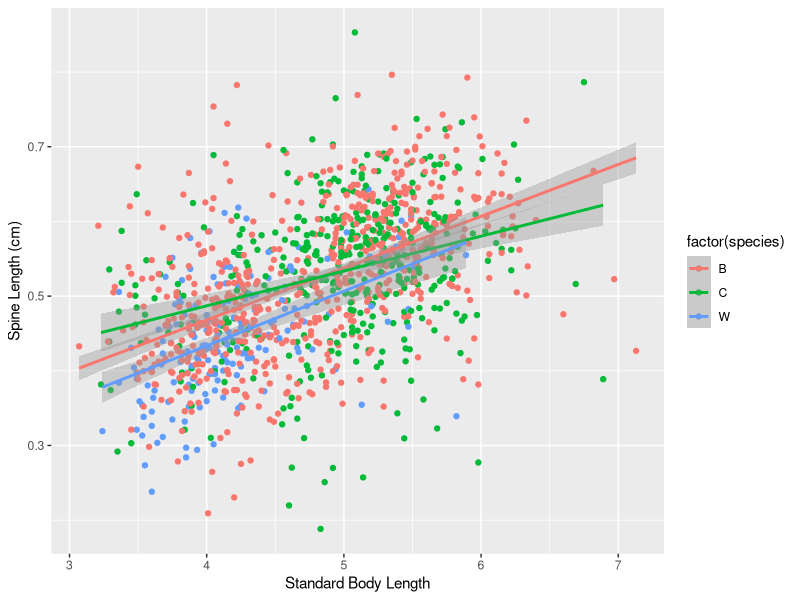
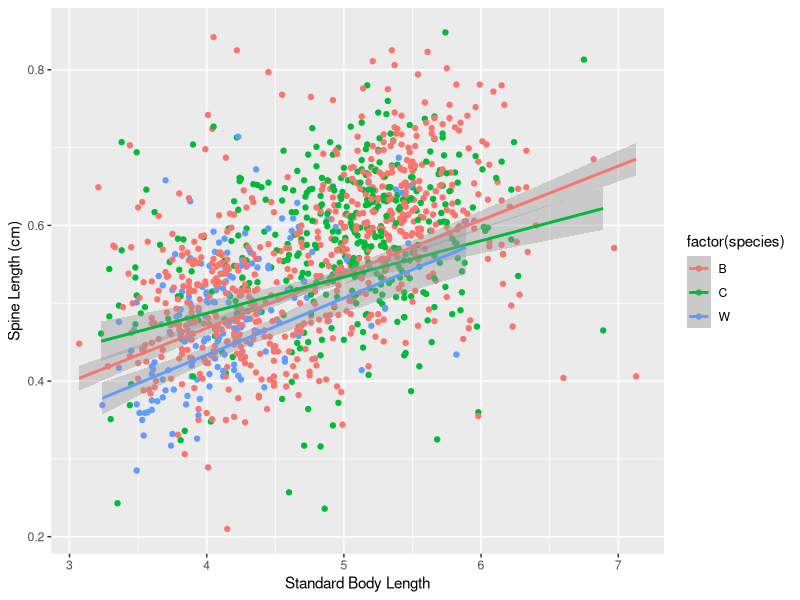
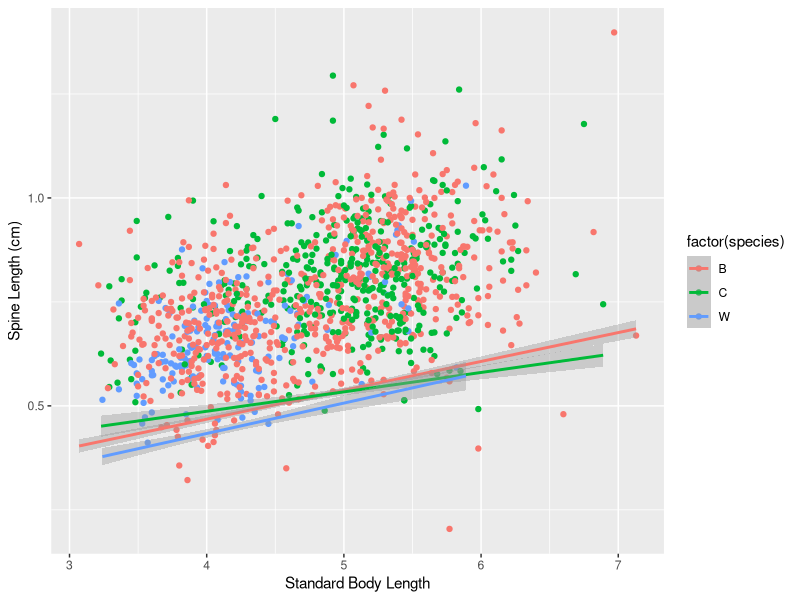
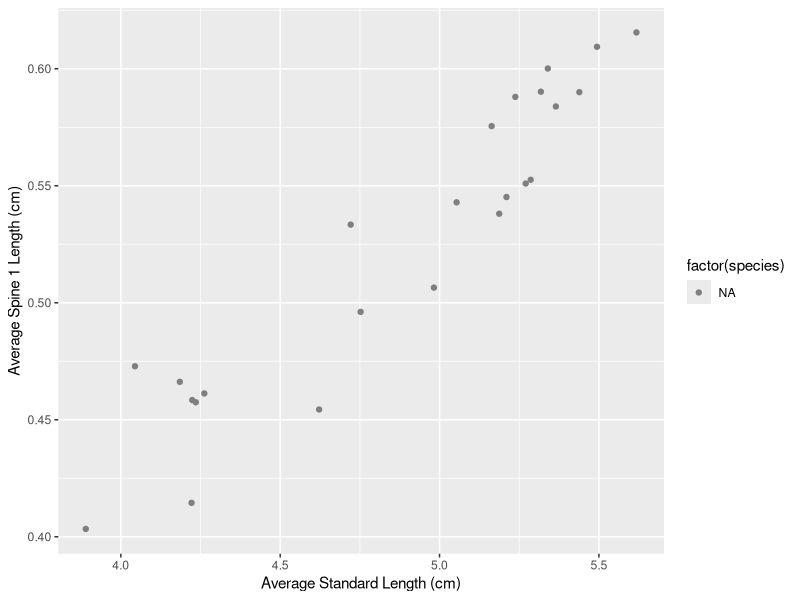
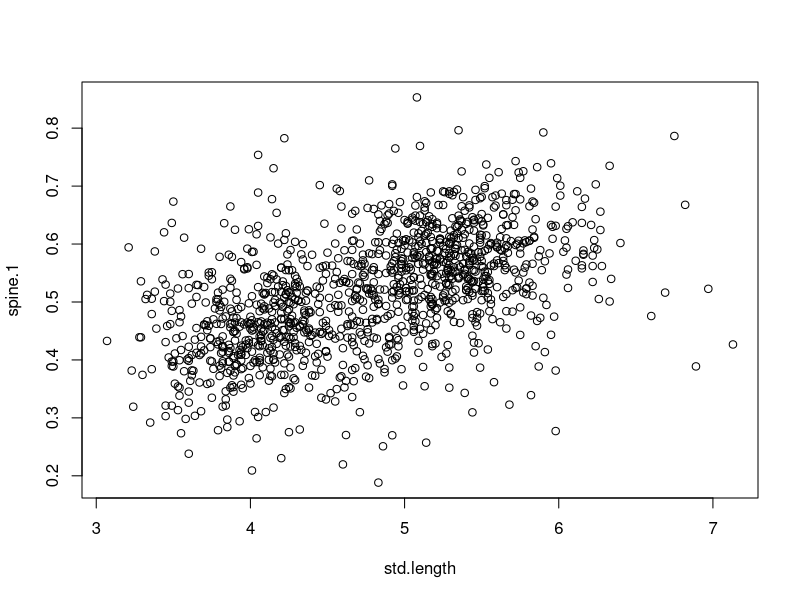
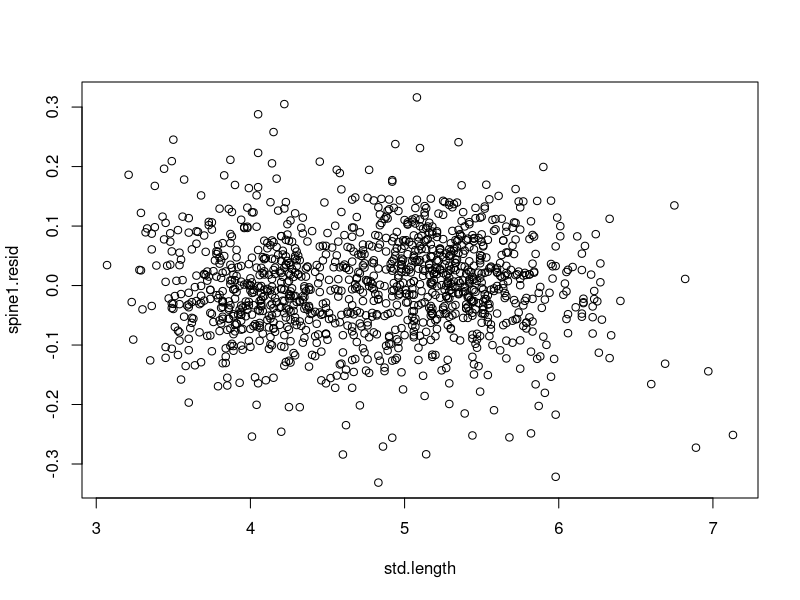
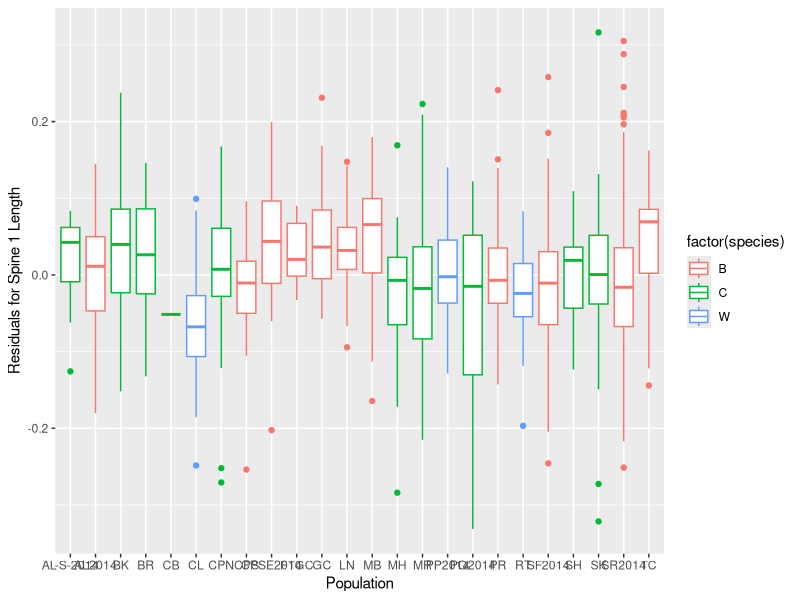
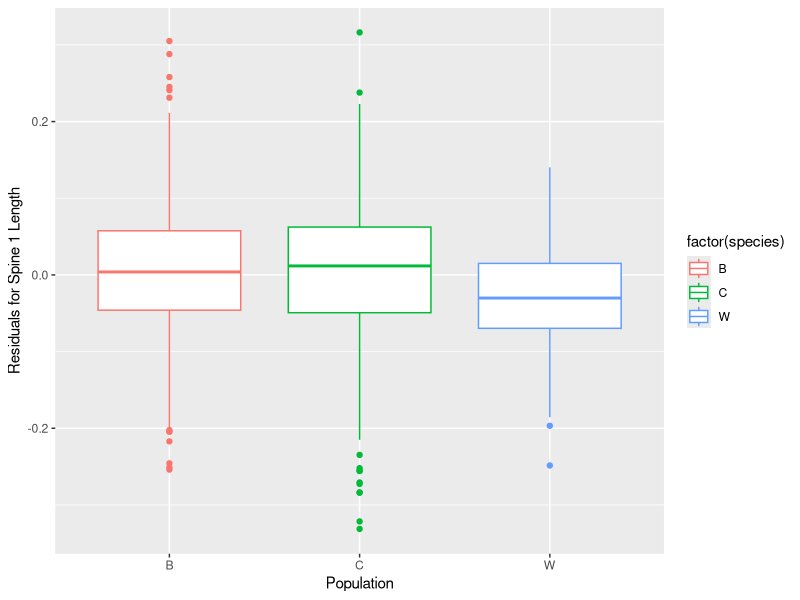

The R script that drew these images, in order:
###White Stickleback Spine Length Analysis###

##Mixed model analysis for significant difference in spine length, control for body size

setwd("/Users/Hannah/Documents/Schluter Lab Work")

# testing changes


library("nlme")
library("car")

spines.df<-read.csv("EastCoastMorphometrics2015.csv")
spines.df<-as.data.frame(spines.df)
View(spines.df)
spine.length.1<-as.numeric(spines.df$spine.1)
spine.length.2<-as.numeric(spines.df$spine.2)
spine.length.pelvic<-as.numeric(spines.df$spine.pelvic)
standard.length<-as.numeric(spines.df$std.length)
species<-as.character(spines.df$species)
population<-as.character(spines.df$population)

# this is effectively a "paired" t-test (where populations are the "subjects"),  controlling for standard length. Population is a random effect. 
first.spine<-lme(spine.length.1 ~ standard.length * species, random= ~1|population, na.action=na.omit) 
summary(first.spine) 

# type I anova
anova(first.spine) 



#mixed model spine 2
second.spine<-lme(spine.length.2 ~ standard.length * species, random= ~1|population, na.action=na.omit) 
summary(second.spine) 

# type I anova
anova(second.spine) 



#mixed model pelvic spine 
pelvic.spine<-lme(spine.length.pelvic ~ standard.length * species, random= ~1|population, na.action=na.omit) 
summary(pelvic.spine) 

# type I anova
anova(pelvic.spine) 




##Visuals
library(ggplot2)


#First Spine
Spine<-ggplot(spines.df, aes(standard.length, spines.df$spine.1, colour=factor(species)), na.rm=T) + xlab("Standard Body Length") + ylab("Spine Length (cm)")
Spine + geom_point(na.rm=T) + stat_smooth(method=lm, na.rm=T)            

#second Spine
Spine + geom_point(aes(standard.length, spines.df$spine.2), na.rm=T) + stat_smooth(method=lm, na.rm=T)               

#pelvic Spine 
Spine+ geom_point(aes(standard.length, spines.df$spine.pelvic), na.rm=T) + stat_smooth(method=lm, na.rm=T)



#dplyr
library("dplyr")

head(spines.df)

# mean spine.1 and std.length for each population
df.spine1<-spines.df[complete.cases(spines.df[,"spine.1"]),] #first, create data frame with NAs removed for spine 

mean.spine.1<- df.spine1 %>% 
  group_by(population) %>%
  summarise(mean.sp.1=mean(spine.1), std.length=mean(std.length), species=mean(species))
qplot(std.length, mean.sp.1, data=mean.spine.1, colour=factor(species)) + xlab("Average Standard Length (cm)") + ylab("Average Spine 1 Length (cm)")
#this shows species as numbers (not sure how to change or if possible) 1=Both 2=Common 3=White. Colours are same as other figures


#control for standard length with residuals 
spine1.mod <- lm(spine.1~std.length, data=df.spine1)
df.spine1$spine1.resid <- residuals(spine1.mod)


with(df.spine1, plot(std.length, spine.1)) #example residual plots
with(df.spine1, plot(std.length, spine1.resid))

#Boxplot spine 1 length residuals 
BSR<-ggplot(df.spine1, aes(population, spine1.resid, colour=factor(species))) + xlab("Population") + ylab("Residuals for Spine 1 Length")
BSR + geom_boxplot() #By Population
BSR + geom_boxplot(aes(species, spine1.resid)) #By Species



#AGAIN WITH SPINE 2...
# mean spine.2 and std.length for each population

df.spine2<-spines.df[complete.cases(spines.df[,"spine.2"]),] #first, create data frame with NAs removed for spine 

mean.spine.2<- df.spine2 %>% 
  group_by(population) %>%
  summarise(mean.sp.2=mean(spine.2), std.length=mean(std.length), species=mean(species))

qplot(std.length, mean.sp.2, data=mean.spine.2, colour=factor(species)) + xlab("Average Standard Length (cm)") + ylab("Average Spine 2 Length (cm)")

# control for std.length
spine2.mod <- lm(spine.2~std.length, data=df.spine2)
df.spine2$spine2.resid <- residuals(spine2.mod)


#Boxplot spine 2 length residuals 
BSR2<-ggplot(df.spine2, aes(population, spine2.resid, colour=factor(species))) + xlab("Population") + ylab("Residuals for Spine 2 Length")
BSR2 + geom_boxplot() #By Population
BSR2 + geom_boxplot(aes(species, spine2.resid)) #By Species



#AGAIN WITH PELVIC SPINE...
#mean spine.pelvic and std.length for each population

df.spine.pelvic<-spines.df[complete.cases(spines.df[,"spine.pelvic"]),] #first, create data frame with NAs removed for spine 

mean.spine.pelvic<- df.spine.pelvic %>% 
  group_by(population) %>%
  summarise(mean.sp.plv=mean(spine.pelvic), std.length=mean(std.length), species=mean(species))

qplot(std.length, mean.sp.plv, data=mean.spine.pelvic, colour=factor(species)) + xlab("Average Standard Length (cm)") + ylab("Average Pelvic Spine Length (cm)")

# control for std.length
spine.plv.mod <- lm(spine.pelvic~std.length, data=df.spine.pelvic)
df.spine.pelvic$spine.plv.resid <- residuals(spine.plv.mod)


#Boxplot pelvic spine length residuals 
BSRP<-ggplot(df.spine.pelvic, aes(population, spine.plv.resid, colour=factor(species))) + xlab("Population") + ylab("Residuals for Pelvic Spine Length")
BSRP + geom_boxplot() #By Population
BSRP + geom_boxplot(aes(species, spine.plv.resid)) #By Species
